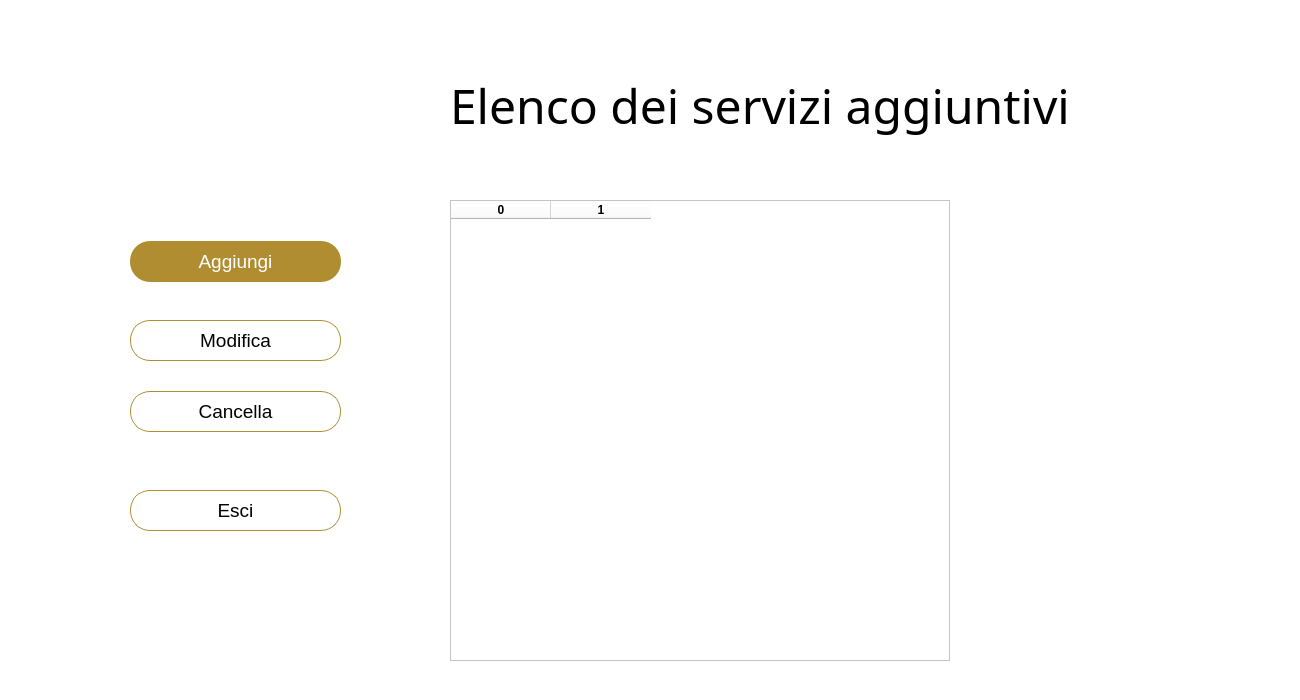
<?xml version="1.0" encoding="UTF-8"?>
<ui version="4.0">
 <class>Dialog</class>
 <widget class="QDialog" name="Dialog">
  <property name="geometry">
   <rect>
    <x>0</x>
    <y>0</y>
    <width>1300</width>
    <height>700</height>
   </rect>
  </property>
  <property name="windowTitle">
   <string>Dialog</string>
  </property>
  <widget class="QWidget" name="bgwidget" native="true">
   <property name="geometry">
    <rect>
     <x>0</x>
     <y>0</y>
     <width>1500</width>
     <height>800</height>
    </rect>
   </property>
   <property name="styleSheet">
    <string notr="true">background-color: rgb(255, 255, 255);</string>
   </property>
   <widget class="QLabel" name="label">
    <property name="geometry">
     <rect>
      <x>450</x>
      <y>60</y>
      <width>681</width>
      <height>91</height>
     </rect>
    </property>
    <property name="font">
     <font>
      <family>Bangla MN</family>
      <pointsize>36</pointsize>
      <weight>50</weight>
      <italic>false</italic>
      <bold>false</bold>
     </font>
    </property>
    <property name="styleSheet">
     <string notr="true">font: 36pt;
background: transparent;
color: rgb(0,0,0);</string>
    </property>
    <property name="text">
     <string>Elenco dei servizi aggiuntivi</string>
    </property>
   </widget>
   <widget class="QPushButton" name="btnModifica">
    <property name="geometry">
     <rect>
      <x>130</x>
      <y>320</y>
      <width>211</width>
      <height>41</height>
     </rect>
    </property>
    <property name="styleSheet">
     <string notr="true">border-radius:20px;
font: 14pt;
border: 1px solid rgb(176, 141, 48);</string>
    </property>
    <property name="text">
     <string>Modifica</string>
    </property>
   </widget>
   <widget class="QPushButton" name="btnCancella">
    <property name="geometry">
     <rect>
      <x>130</x>
      <y>391</y>
      <width>211</width>
      <height>41</height>
     </rect>
    </property>
    <property name="styleSheet">
     <string notr="true">border-radius:20px;
font: 14pt;
border: 1px solid rgb(176, 141, 48);</string>
    </property>
    <property name="text">
     <string>Cancella</string>
    </property>
   </widget>
   <widget class="QPushButton" name="btnAggiungi">
    <property name="geometry">
     <rect>
      <x>130</x>
      <y>241</y>
      <width>211</width>
      <height>41</height>
     </rect>
    </property>
    <property name="styleSheet">
     <string notr="true">border-radius:20px;
background-color: rgb(176, 141, 48);
font: 14pt;
color: rgb(255, 255, 255);</string>
    </property>
    <property name="text">
     <string>Aggiungi</string>
    </property>
   </widget>
   <widget class="QPushButton" name="btnEsci">
    <property name="geometry">
     <rect>
      <x>130</x>
      <y>490</y>
      <width>211</width>
      <height>41</height>
     </rect>
    </property>
    <property name="styleSheet">
     <string notr="true">border-radius:20px;
font: 14pt;
border: 1px solid rgb(176, 141, 48);</string>
    </property>
    <property name="text">
     <string>Esci</string>
    </property>
   </widget>
   <widget class="QTableWidget" name="tableWidget">
    <property name="geometry">
     <rect>
      <x>450</x>
      <y>200</y>
      <width>500</width>
      <height>461</height>
     </rect>
    </property>
    <property name="styleSheet">
     <string notr="true">background: rgb(255,255,255);
</string>
    </property>
    <column>
     <property name="text">
      <string>0</string>
     </property>
     <property name="font">
      <font>
       <weight>75</weight>
       <bold>true</bold>
      </font>
     </property>
    </column>
    <column>
     <property name="text">
      <string>1</string>
     </property>
     <property name="font">
      <font>
       <weight>75</weight>
       <bold>true</bold>
      </font>
     </property>
    </column>
   </widget>
  </widget>
 </widget>
 <resources>
  <include location="../source.qrc"/>
 </resources>
 <connections/>
</ui>
